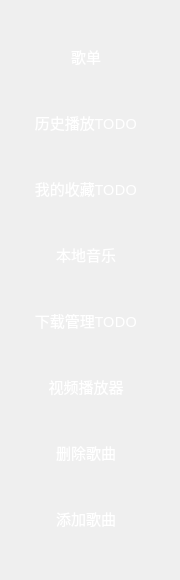
    <widget class="QWidget" name="widget_3" native="true">
     <property name="geometry">
      <rect>
       <x>10</x>
       <y>10</y>
       <width>180</width>
       <height>580</height>
      </rect>
     </property>
     <property name="minimumSize">
      <size>
       <width>180</width>
       <height>580</height>
      </size>
     </property>
     <property name="maximumSize">
      <size>
       <width>180</width>
       <height>580</height>
      </size>
     </property>
     <property name="styleSheet">
      <string notr="true">background-image: url(:/lib/timg (1).jpg);</string>
     </property>
     <layout class="QVBoxLayout" name="verticalLayout">
      <item>
       <widget class="QPushButton" name="pb_GeDan">
        <property name="minimumSize">
         <size>
          <width>150</width>
          <height>30</height>
         </size>
        </property>
        <property name="maximumSize">
         <size>
          <width>150</width>
          <height>30</height>
         </size>
        </property>
        <property name="font">
         <font>
          <family>微软雅黑</family>
          <pointsize>11</pointsize>
         </font>
        </property>
        <property name="styleSheet">
         <string notr="true">color: rgb(255, 255, 255);</string>
        </property>
        <property name="text">
         <string>歌单</string>
        </property>
        <property name="icon">
         <iconset resource="resource.qrc">
          <normaloff>:/lib/gedan_1.png</normaloff>:/lib/gedan_1.png</iconset>
        </property>
        <property name="flat">
         <bool>true</bool>
        </property>
       </widget>
      </item>
      <item>
       <widget class="QPushButton" name="pb_LiShiBoFang">
        <property name="minimumSize">
         <size>
          <width>150</width>
          <height>30</height>
         </size>
        </property>
        <property name="maximumSize">
         <size>
          <width>150</width>
          <height>30</height>
         </size>
        </property>
        <property name="font">
         <font>
          <family>微软雅黑</family>
          <pointsize>11</pointsize>
         </font>
        </property>
        <property name="styleSheet">
         <string notr="true">color: rgb(255, 255, 255);</string>
        </property>
        <property name="text">
         <string>历史播放TODO</string>
        </property>
        <property name="icon">
         <iconset resource="resource.qrc">
          <normaloff>:/lib/lishijilu.png</normaloff>:/lib/lishijilu.png</iconset>
        </property>
        <property name="flat">
         <bool>true</bool>
        </property>
       </widget>
      </item>
      <item>
       <widget class="QPushButton" name="pb_ShouCang">
        <property name="minimumSize">
         <size>
          <width>150</width>
          <height>30</height>
         </size>
        </property>
        <property name="maximumSize">
         <size>
          <width>150</width>
          <height>30</height>
         </size>
        </property>
        <property name="font">
         <font>
          <family>微软雅黑</family>
          <pointsize>11</pointsize>
         </font>
        </property>
        <property name="styleSheet">
         <string notr="true">color: rgb(255, 255, 255);</string>
        </property>
        <property name="text">
         <string>我的收藏TODO</string>
        </property>
        <property name="icon">
         <iconset resource="resource.qrc">
          <normaloff>:/lib/love.png</normaloff>:/lib/love.png</iconset>
        </property>
        <property name="flat">
         <bool>true</bool>
        </property>
       </widget>
      </item>
      <item>
       <widget class="QPushButton" name="pb_BenDiYinYue">
        <property name="minimumSize">
         <size>
          <width>150</width>
          <height>30</height>
         </size>
        </property>
        <property name="maximumSize">
         <size>
          <width>150</width>
          <height>30</height>
         </size>
        </property>
        <property name="font">
         <font>
          <family>微软雅黑</family>
          <pointsize>11</pointsize>
         </font>
        </property>
        <property name="styleSheet">
         <string notr="true">color: rgb(255, 255, 255);</string>
        </property>
        <property name="text">
         <string>本地音乐</string>
        </property>
        <property name="icon">
         <iconset resource="resource.qrc">
          <normaloff>:/lib/bendi.png</normaloff>:/lib/bendi.png</iconset>
        </property>
        <property name="flat">
         <bool>true</bool>
        </property>
       </widget>
      </item>
      <item>
       <widget class="QPushButton" name="pb_XiaZai">
        <property name="minimumSize">
         <size>
          <width>150</width>
          <height>30</height>
         </size>
        </property>
        <property name="maximumSize">
         <size>
          <width>150</width>
          <height>30</height>
         </size>
        </property>
        <property name="font">
         <font>
          <family>微软雅黑</family>
          <pointsize>11</pointsize>
         </font>
        </property>
        <property name="styleSheet">
         <string notr="true">color: rgb(255, 255, 255);</string>
        </property>
        <property name="text">
         <string>下载管理TODO</string>
        </property>
        <property name="icon">
         <iconset resource="resource.qrc">
          <normaloff>:/lib/xiazai.png</normaloff>:/lib/xiazai.png</iconset>
        </property>
        <property name="flat">
         <bool>true</bool>
        </property>
       </widget>
      </item>
      <item>
       <widget class="QPushButton" name="pb_SheZhi">
        <property name="minimumSize">
         <size>
          <width>150</width>
          <height>30</height>
         </size>
        </property>
        <property name="maximumSize">
         <size>
          <width>150</width>
          <height>30</height>
         </size>
        </property>
        <property name="font">
         <font>
          <family>微软雅黑</family>
          <pointsize>11</pointsize>
         </font>
        </property>
        <property name="layoutDirection">
         <enum>Qt::LeftToRight</enum>
        </property>
        <property name="styleSheet">
         <string notr="true">color: rgb(255, 255, 255);</string>
        </property>
        <property name="text">
         <string>视频播放器</string>
        </property>
        <property name="icon">
         <iconset resource="resource.qrc">
          <normaloff>:/lib/shezhi.png</normaloff>:/lib/shezhi.png</iconset>
        </property>
        <property name="flat">
         <bool>true</bool>
        </property>
       </widget>
      </item>
      <item>
       <widget class="QPushButton" name="pb_deleteMusic">
        <property name="minimumSize">
         <size>
          <width>150</width>
          <height>30</height>
         </size>
        </property>
        <property name="maximumSize">
         <size>
          <width>150</width>
          <height>30</height>
         </size>
        </property>
        <property name="font">
         <font>
          <family>微软雅黑</family>
          <pointsize>11</pointsize>
         </font>
        </property>
        <property name="styleSheet">
         <string notr="true">color: rgb(255, 255, 255);</string>
        </property>
        <property name="text">
         <string>删除歌曲</string>
        </property>
        <property name="icon">
         <iconset resource="resource.qrc">
          <normaloff>:/lib/shezhi.png</normaloff>:/lib/shezhi.png</iconset>
        </property>
        <property name="flat">
         <bool>true</bool>
        </property>
       </widget>
      </item>
      <item>
       <widget class="QPushButton" name="pb_addMusic">
        <property name="minimumSize">
         <size>
          <width>150</width>
          <height>30</height>
         </size>
        </property>
        <property name="maximumSize">
         <size>
          <width>150</width>
          <height>30</height>
         </size>
        </property>
        <property name="font">
         <font>
          <family>微软雅黑</family>
          <pointsize>11</pointsize>
         </font>
        </property>
        <property name="styleSheet">
         <string notr="true">color: rgb(255, 255, 255);</string>
        </property>
        <property name="text">
         <string>添加歌曲</string>
        </property>
        <property name="icon">
         <iconset resource="resource.qrc">
          <normaloff>:/lib/add.png</normaloff>:/lib/add.png</iconset>
        </property>
        <property name="flat">
         <bool>true</bool>
        </property>
       </widget>
      </item>
     </layout>
    </widget>
